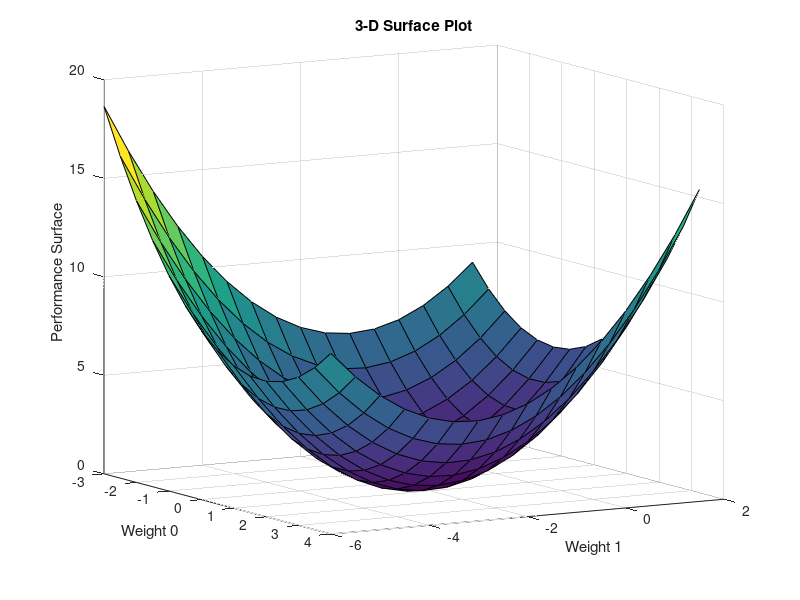
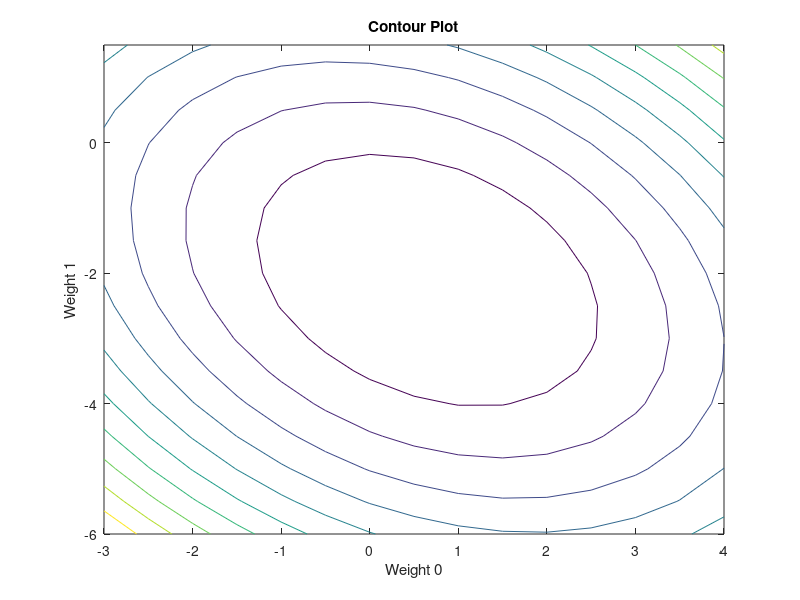
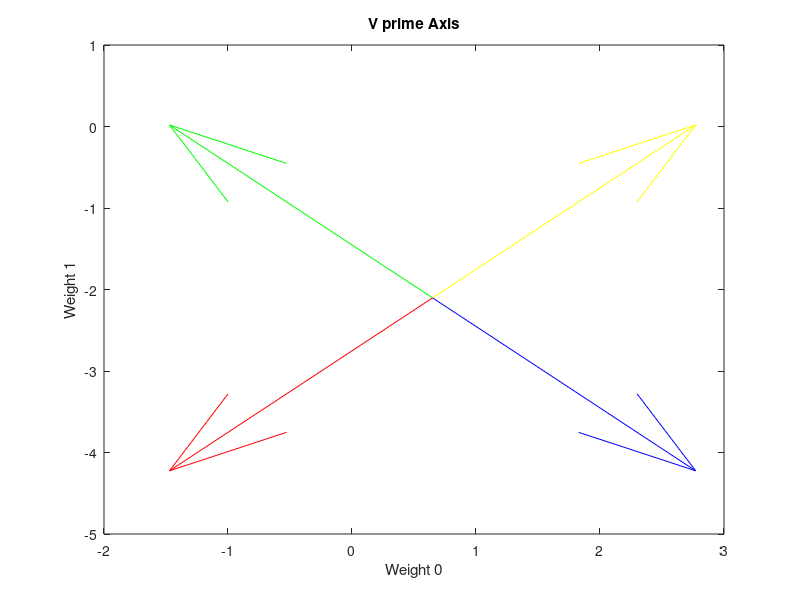
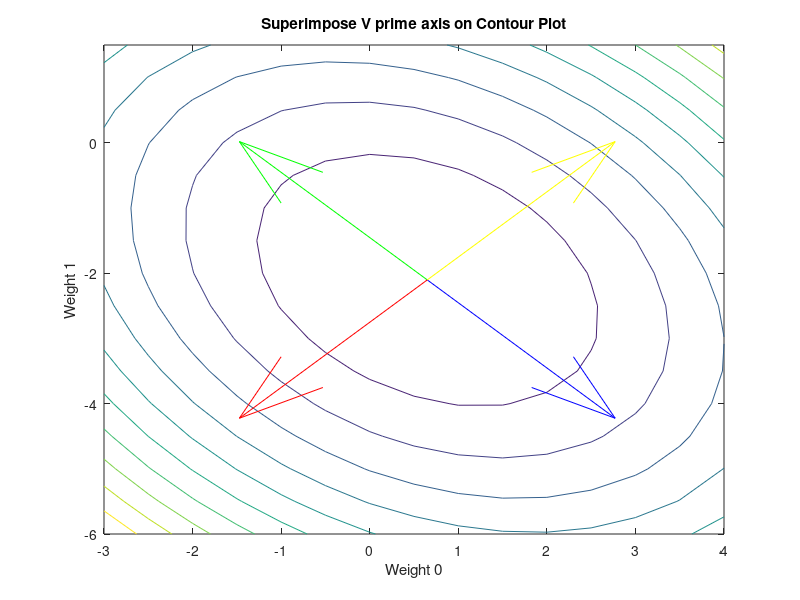

The MATLAB source for these figures, in order:
%% Optimum Solution of Performance Surface
% Author : Harmeet Singh
% Email : harmeet.esal@gmail.com
% Date : 02/03/2015

clear all
close all
N = 5;
shift = 60;

%Weight Vectors
w0 = -3:0.5:4;
w1 = -6:0.5:1.5;
[x,y] = meshgrid(w0,w1);

%Equation fo Performance Surface is defined
ps = 0.5*(x.^2 + y.^2) + x.*y.*cos(2*pi/N) + 2*y.*sin(2*pi/N) + 2;

%Calculation of Optimal Weight Values
R = [0.5,0.5*cos(2*pi/5);0.5*cos(2*pi/5),0.5];
P = [0;-sin(2*pi/5)];
Wopt = R\P;

%Calculation of eigen vectors for R
[a,b] = eig(R);

figure(1);
surf(x,y,ps);
title('3-D Surface Plot');
xlabel('Weight 0');
ylabel('Weight 1');
zlabel('Performance Surface');
view(shift,10);

figure(2);
contour(x,y,ps);
title('Contour Plot');
xlabel('Weight 0');
ylabel('Weight 1');

figure(3);
quiver(Wopt(1),Wopt(2),a(1,1),a(2,1),3,'g');
hold on;
quiver(Wopt(1),Wopt(2),-a(1,1),-a(2,1),3,'b');
quiver(Wopt(1),Wopt(2),a(2,1),a(2,1),3,'y');
quiver(Wopt(1),Wopt(2),-a(2,1),-a(2,1),3,'r');
title('V prime Axis');
xlabel('Weight 0');
ylabel('Weight 1');

figure(4);
contour(x,y,ps);
hold on;
quiver(Wopt(1),Wopt(2),a(1,1),a(2,1),3,'g');
quiver(Wopt(1),Wopt(2),-a(1,1),-a(2,1),3,'b');
quiver(Wopt(1),Wopt(2),a(2,1),a(2,1),3,'y');
quiver(Wopt(1),Wopt(2),-a(2,1),-a(2,1),3,'r');
title('Superimpose V prime axis on Contour Plot');
xlabel('Weight 0');
ylabel('Weight 1');

